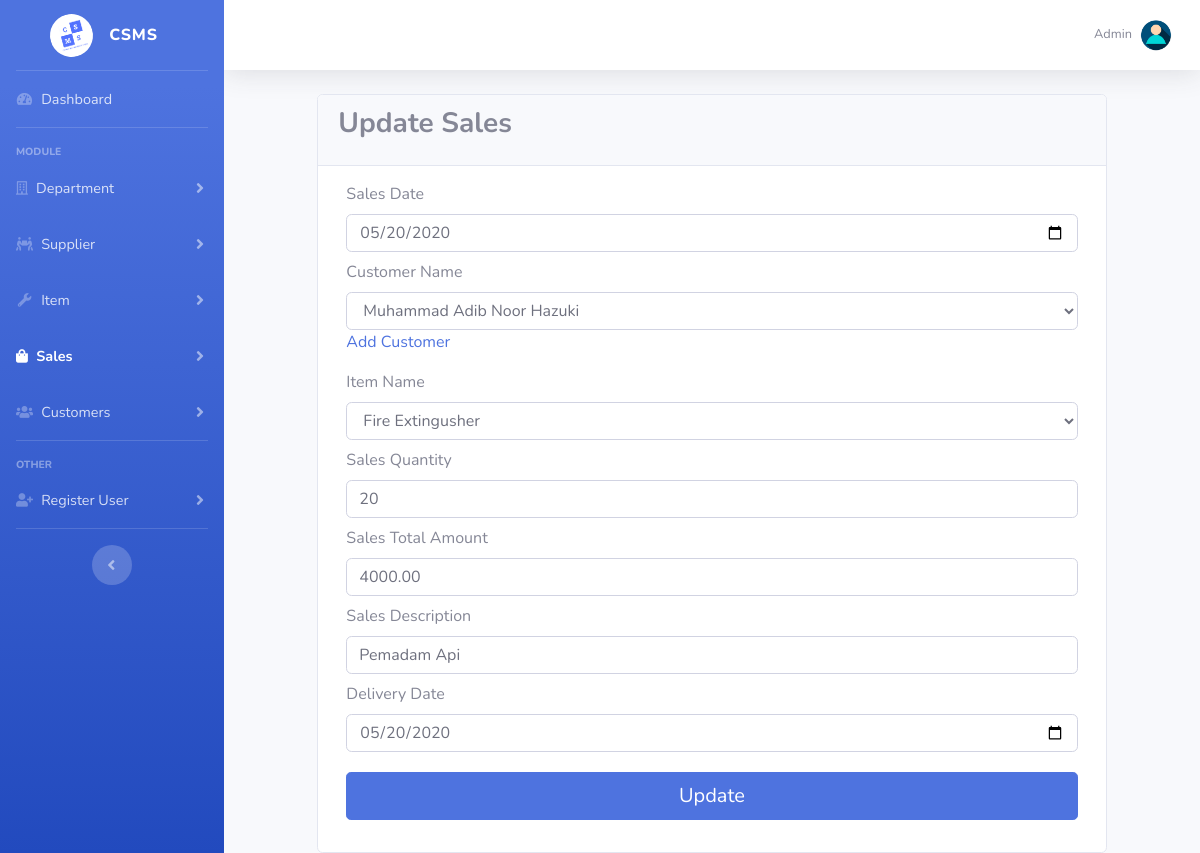
Page /add_sales.php?sales&type=update&salesid=4 (signed in) on the committed database.
### tables this page shows
CREATE TABLE `user` (
  `user_id` int(5) NOT NULL,
  `user_name` varchar(50) NOT NULL,
  `user_ic` bigint(15) NOT NULL,
  `user_email` varchar(50) NOT NULL,
  `user_phone` text NOT NULL,
  `user_type` varchar(30) NOT NULL,
  `password` longtext NOT NULL,
  `confirm_password` longtext NOT NULL
);

CREATE TABLE `sales` (
  `sales_id` int(5) NOT NULL,
  `sales_date` date NOT NULL,
  `sales_total_amount` double(6,2) NOT NULL,
  `sales_qty` int(5) NOT NULL,
  `sales_desc` text NOT NULL,
  `sales_delivery_date` date NOT NULL,
  `user_id` int(5) NOT NULL,
  `item_id` int(5) NOT NULL,
  `cust_id` int(5) NOT NULL
);

CREATE TABLE `customer` (
  `cust_id` int(11) NOT NULL,
  `cust_name` varchar(50) NOT NULL,
  `cust_address` text NOT NULL,
  `cust_phone` text NOT NULL,
  `cust_email` varchar(30) NOT NULL
);

CREATE TABLE `item` (
  `item_id` int(3) NOT NULL,
  `item_name` varchar(25) NOT NULL,
  `item_desc` text NOT NULL,
  `total_in` int(5) NOT NULL,
  `total_out` int(5) NOT NULL,
  `balance` int(5) NOT NULL,
  `unit_measure` text NOT NULL,
  `unit_price` double(6,2) NOT NULL,
  `department` int(5) NOT NULL,
  `image_name` varchar(100) NOT NULL,
  `video_name` varchar(100) NOT NULL,
  `date_in` date NOT NULL
);

### add_sales.php (the view, shortened to what this page needs)
<?php
include("connection.php");
if(isset($_SESSION["userid"])){
  $uid = $_SESSION["userid"];
}
else{
  header('Location: login.php');
}
$sql = "SELECT * FROM user WHERE user_id = '".$uid."'";
$rsltsql = $conn->query($sql);
if($rsltsql->num_rows>0){
  while($rowsql = $rsltsql->fetch_assoc()){
    $uname = $rowsql["user_name"];
  }
}
if(isset($_GET["type"])){
  $type = $_GET["type"];
}
else{
  $type = "";
}
if(isset($_GET["salesid"])){
  $id = $_GET["salesid"];
}
else{
  $id = "";
}
$date = "";
$name = "";
$nameid = "";
$item = "";
$itemid = "";
$qty = "";
$total = "";
$desc = "";
$deliverydate = "";
?>
<!DOCTYPE html>
<html lang="en">
<head>
  <link href="vendor/fontawesome-free/css/all.min.css" rel="stylesheet" type="text/css">
  <link href="css/sb-admin-2.min.css" rel="stylesheet">
</head>
<body id="page-top">
  <div id="wrapper">
    <?php include('menu.php'); ?>
    <div id="content-wrapper" class="d-flex flex-column">
      <div id="content">
        <nav class="navbar navbar-expand navbar-light bg-white topbar mb-4 static-top shadow">
          <ul class="navbar-nav ml-auto">
            <li class="nav-item dropdown no-arrow">
              <a class="nav-link dropdown-toggle" href="#" id="userDropdown" role="button" data-toggle="dropdown" aria-haspopup="true" aria-expanded="false">
                <span class="mr-2 d-none d-lg-inline text-gray-600 small"><?php echo $uname ?></span>
                <img class="img-profile rounded-circle" src="img/profile.jpg">
              </a>
            </li>
          </ul>
        </nav>
        <div class="col-md-10" style="margin: 0 auto;">
          <div class="card " >
            <div class="card-header">
              <?php
              if($type == "update"){
                ?>
                <h3 class="card-title"><b>Update Sales</b></h3>
                <?php
              }
              else{
                ?>
                <h3 class="card-title"><b>Add Sales</b></h3>
                <?php
              }
              ?>
            </div>
            <div class="card-body">
                <div class="col-lg-12">
                  <?php
                  if($type == "update"){
                    ?>
                    <form id="add_dept" method="post" action="update_process.php?type=sale">
                    <?php
                  }
                  else{
                    ?>
                    <form id="add_dept" method="post" action="add_process.php?type=sale">
                    <?php
                  }
                  $sales = "SELECT * FROM sales AS a INNER JOIN customer AS b ON a.cust_id = b.cust_id INNER JOIN item AS c ON a.item_id = c.item_id WHERE sales_id = '".$id."'";
                  $rsltsales = $conn->query($sales);
                  if($rsltsales->num_rows>0){
                    while($rowsales = $rsltsales->fetch_assoc()){
                      $date = $rowsales["sales_date"];
                      $name = $rowsales["cust_name"];
                      $nameid = $rowsales["cust_id"];
                      $item = $rowsales["item_name"];
                      $itemid = $rowsales["item_id"];
                      $qty = $rowsales["sales_qty"];
                      $total = $rowsales["sales_total_amount"];
                      $desc = $rowsales["sales_desc"];
                      $deliverydate = $rowsales["sales_delivery_date"];
                    }
                  }
                  ?>
                    <div class="form-group">
                      <label for="sales_date">Sales Date</label>
                      <input type="date" id="sales_date" name="sales_date" class="form-control" value="<?php echo $date ?>" required>
                    </div>
                    <div class="form-group">
                      <label for="cust_id">Customer Name</label>
                      <select class="form-control" name="cust_id">
                        <?php
                        if($type == "update"){
                          ?>
                          <option value="<?php echo $nameid ?>"> <?php echo $name ?> </option>
                          <?php
                        }
                        else{
                          ?>
                          <option value=""> Select Customer </option>
                          <?php
                        }
                        ?>
                      </select>
                      <label for="cust_id">
                        <a href="#" data-toggle="modal" data-target="#addCustModal">
                          Add Customer
                        </a>
                      </label>
                    </div>
                    <div class="form-group">
                      <label for="item_id">Item Name</label>
                      <select class="form-control" name="item_id">
                        <?php
                        if($type == "update"){
                          ?>
                          <option value="<?php echo $itemid ?>"> <?php echo $item ?> </option>
                          <?php
                        }
                        else{
                          ?>
                          <option value=""> Select Item </option>
                          <?php
                        }
                        ?>
                      </select>
                    </div>
                    <div class="form-group">
                      <label for="sales_qty">Sales Quantity</label>
                      <input type="text" id="sales_qty" name="sales_qty" class="form-control" value="<?php echo $qty ?>" oninput="this.value = this.value.replace(/[^0-9.]/g, '').replace(/(\..*)\./g, '$1');" required>
                    </div>
                    <div class="form-group">
                      <label for="sales_total_amount">Sales Total Amount</label>
                      <input type="text" id="sales_total_amount" name="sales_total_amount" class="form-control" value="<?php echo $total ?>" oninput="this.value = this.value.replace(/[^0-9.]/g, '').replace(/(\..*)\./g, '$1');" required>
                    </div>
                    <div class="form-group">
                      <label for="sales_desc">Sales Description</label>
                      <input type="text" id="sales_desc" name="sales_desc" class="form-control" value="<?php echo $desc ?>" required>
                    </div>
                    <div class="form-group">
                      <label for="sales_delivery_date">Delivery Date</label>
                      <input type="date" id="sales_delivery_date" name="sales_delivery_date" class="form-control" value="<?php echo $deliverydate ?>" required>
                    </div>
                    <?php
                    if($type == "update"){
                      ?>
                      <input style="margin-top: 20px;" type="submit" name="submit" class="btn btn-primary btn-round btn-lg btn-block mb-3" value="Update">
                      <?php
                    }
                    else{
                      ?>
                      <input type="hidden" name="user_id" value="<?php echo $userid ?>">
                      <input style="margin-top: 20px;" type="submit" name="submit" class="btn btn-primary btn-round btn-lg btn-block mb-3" value="Save">
                      <?php
                    }
                    ?>
                  </form>
                </div>
            </div>
          </div>
        </div>
      </div>
    </div>
  </div>
</body>
</html>

### rows in the picture
user: user_name "Admin"
sales: sales_date "05/20/2020", cust_id "Muhammad Adib Noor Hazuki", item_id "Fire Extingusher", sales_qty "20", sales_total_amount "4000.00", sales_desc "Pemadam Api", sales_delivery_date "05/20/2020"
